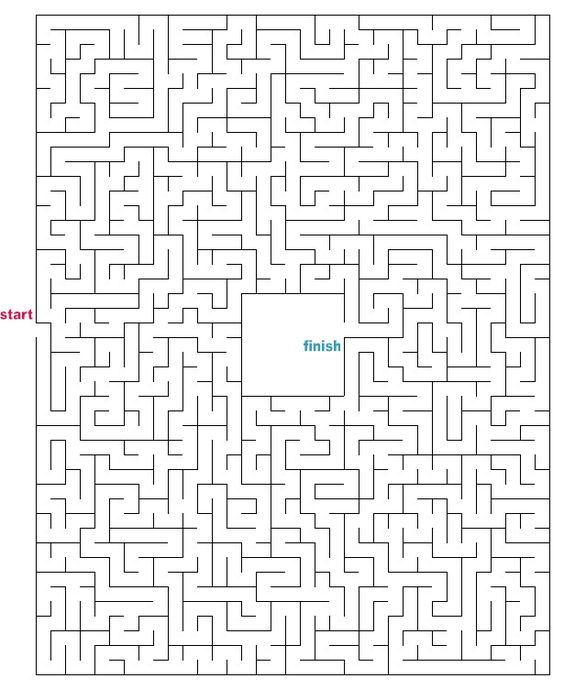
#> input picture 9.29.23_mazes/maze5.jpg, 564 x 689 px, found by its file name
$ python dijkstra_avi_s_work.py
#> lines starting #> are read from the running program, lines starting #| are printed output that depends on the picture; after the words box and inside, x2 and y2 are one past the last pixel; in counts of white or black regions, pixels touching at a corner belong together
import cv2
import matplotlib.pyplot as plt
import numpy as np
import heapq
import tqdm

# file = '/home/mefathim-tech-25/Downloads/maze.png'
file =  'C:\\Users\\User\\Downloads\\mazes\\maze5.jpg'

img = cv2.imread(file)  # read an image from a file using
#> img is the input picture: shape (689, 564, 3); mean B, G, R 237.5, 237.5, 237.5
sx, sy = 320,5
ex, ey = 320, 301

cv2.circle(img, (sy, sx), 3, (255, 0, 0), -1)  # add a circle at (5, 220)
#> img: shape (689, 564, 3); 0.01% of pixels changed, all inside (x1, y1, x2, y2) = (2, 317, 9, 324)
cv2.circle(img, (ey, ex), 3, (0, 0, 255), -1)  # add a circle at (5,5)
#> img: shape (689, 564, 3); mean B, G, R 237.5, 237.5, 237.5

# plt.figure(figsize=(7, 7))
# plt.imshow(img)  # show the image
# plt.show()
img = cv2.imread(file)
img = img[:, :, 0]
#> img: shape (689, 564)
print(img.shape)
#| (689, 564)


def get_neighbors(current, img):
    x, y = current
    h, w = img.shape
    neighbors = []
    for dx in range(-1, 2):
        for dy in range(-1, 2):
            i, j = x + dx, y + dy
            if 0 <= i < h and 0 <= j < w and img[i, j] > 200:
                neighbors.append((i, j))
    return neighbors


def calc_dist(current, neighbor):
    x1, y1 = current
    x2, y2 = neighbor
    return ((x1 - x2) ** 2 + (y1 - y2) ** 2) ** .5

def manhattan_distance(node, dest):
    x1, y1 = node
    x2, y2 = dest
    return abs(x1-x2) + abs(y1-y2)

def dijkstra_path(img, sx, sy, ex, ey):
    """return list of tuples representing the path from start to end"""
    heap = []
    node_cost = {(sx, sy): 0}
    node_parent = {}
    visited = set()
    current = (sx, sy)

    h, w = img.shape
    progress = tqdm.tqdm(total=h * w)
    while (ex, ey) not in visited:
        progress.update(1)
        visited.add(current)
        for neighbor in get_neighbors(current, img):
            if neighbor in visited:
                continue
            dest_dist = manhattan_distance(neighbor, (ex, ey))
            # dest_dist = 0
            new_cost = node_cost[current] + calc_dist(current, neighbor)
            if neighbor not in node_cost or new_cost < node_cost[neighbor]:
                node_cost[neighbor] = new_cost
                node_parent[neighbor] = current
                heapq.heappush(heap, (20*dest_dist + new_cost, neighbor))

        while current in visited:
            _, current = heapq.heappop(heap)

    path = []
    node = (ex, ey)
    while node != (sx, sy):
        path.append(node)
        node = node_parent[node]

    return path[::-1], visited


def drawPath(img, path, thickness=1):
    '''path is a list of (x,y) tuples'''
    x0, y0 = path[0]
    for vertex in path[1:]:
        x1, y1 = vertex
        cv2.line(img, (y0, x0), (y1, x1), (255, 0, 0), thickness)
        x0, y0 = vertex

def mark_visited(img, nodes):
    for i,j in nodes:
        img[i,j] = (238, 240, 163)

path, visited = dijkstra_path(img, sx, sy, ex, ey)
#> path = 1723 pairs, first value 43 to 412, second value 6 to 463; visited = 114654 items

img = cv2.imread(file)
mark_visited(img, visited)
#> after the loop in mark_visited, `for i,j in nodes:`:
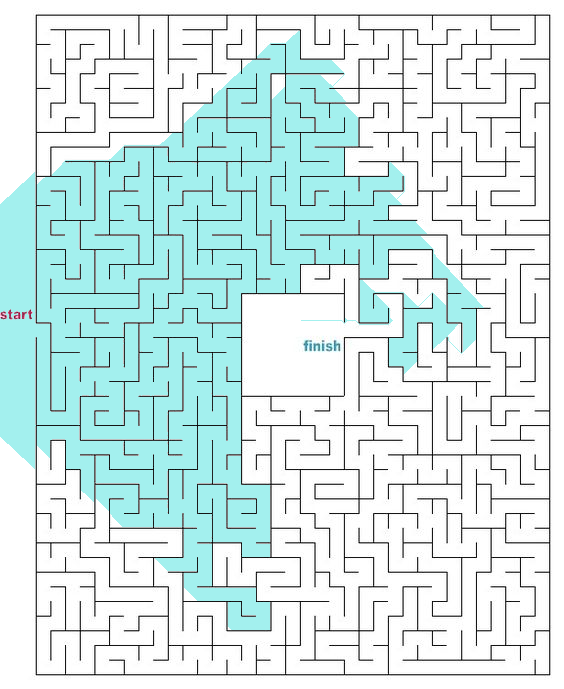
#> img: shape (689, 564, 3); mean B, G, R 233.2, 233.8, 211.1
drawPath(img, path, 3)
#> in drawPath, `x0, y0 = path[0]`: x0 = 320; y0 = 6
#> the loop in drawPath, `for vertex in path[1:]:` made 1722 passes
#> (x1, y1, x0, y0) on passes 1 to 3: (320, 7, 320, 7), (320, 8, 320, 8), (320, 9, 320, 9)
#> after the loop in drawPath, `for vertex in path[1:]:`:
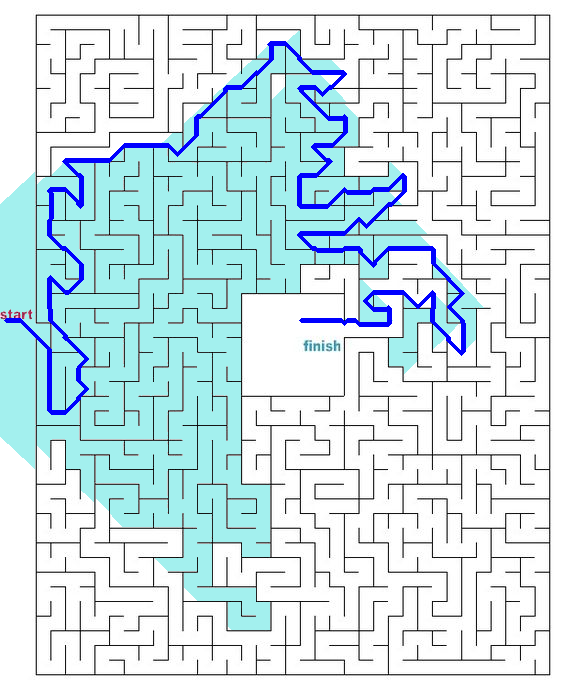
#> img: shape (689, 564, 3); 2.21% of pixels changed, all inside (x1, y1, x2, y2) = (4, 41, 466, 415)

plt.figure(figsize=(14, 14))
plt.imshow(img)  # show the image
plt.show()
